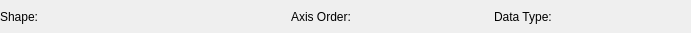
<?xml version="1.0" encoding="UTF-8"?>
<ui version="4.0">
 <class>Form</class>
 <widget class="QWidget" name="Form">
  <property name="geometry">
   <rect>
    <x>0</x>
    <y>0</y>
    <width>691</width>
    <height>33</height>
   </rect>
  </property>
  <property name="sizePolicy">
   <sizepolicy hsizetype="Preferred" vsizetype="Maximum">
    <horstretch>0</horstretch>
    <verstretch>0</verstretch>
   </sizepolicy>
  </property>
  <property name="windowTitle">
   <string>Form</string>
  </property>
  <layout class="QHBoxLayout" name="horizontalLayout">
   <property name="margin">
    <number>0</number>
   </property>
   <item>
    <layout class="QHBoxLayout" name="horizontalLayout_5">
     <item>
      <widget class="QLabel" name="label_5">
       <property name="text">
        <string>Shape:</string>
       </property>
      </widget>
     </item>
     <item>
      <widget class="QLabel" name="shapeEdit">
       <property name="minimumSize">
        <size>
         <width>200</width>
         <height>0</height>
        </size>
       </property>
      </widget>
     </item>
     <item>
      <spacer name="horizontalSpacer_5">
       <property name="orientation">
        <enum>Qt::Horizontal</enum>
       </property>
       <property name="sizeHint" stdset="0">
        <size>
         <width>40</width>
         <height>20</height>
        </size>
       </property>
      </spacer>
     </item>
    </layout>
   </item>
   <item>
    <layout class="QHBoxLayout" name="horizontalLayout_6">
     <item>
      <widget class="QLabel" name="label_6">
       <property name="text">
        <string>Axis Order:</string>
       </property>
      </widget>
     </item>
     <item>
      <widget class="QLabel" name="axisOrderEdit">
      </widget>
     </item>
     <item>
      <spacer name="horizontalSpacer_6">
       <property name="orientation">
        <enum>Qt::Horizontal</enum>
       </property>
       <property name="sizeHint" stdset="0">
        <size>
         <width>40</width>
         <height>20</height>
        </size>
       </property>
      </spacer>
     </item>
    </layout>
   </item>
   <item>
    <layout class="QHBoxLayout" name="horizontalLayout_7">
     <item>
      <widget class="QLabel" name="label_7">
       <property name="text">
        <string>Data Type:</string>
       </property>
      </widget>
     </item>
     <item>
      <widget class="QLabel" name="dtypeEdit">
      </widget>
     </item>
     <item>
      <spacer name="horizontalSpacer_7">
       <property name="orientation">
        <enum>Qt::Horizontal</enum>
       </property>
       <property name="sizeHint" stdset="0">
        <size>
         <width>40</width>
         <height>20</height>
        </size>
       </property>
      </spacer>
     </item>
    </layout>
   </item>
  </layout>
 </widget>
 <resources/>
 <connections/>
</ui>
